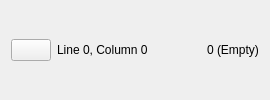
          <widget class="QWidget" name="tabEditSpec">
           <attribute name="icon">
            <iconset>
             <normaloff>../pix/16x16/Write.png</normaloff>../pix/16x16/Write.png</iconset>
           </attribute>
           <attribute name="title">
            <string/>
           </attribute>
           <layout class="QGridLayout" name="gridLayout_7">
            <item row="1" column="0">
             <layout class="QHBoxLayout" name="horizontalLayout_2">
              <item>
               <widget class="QPushButton" name="btnSaveSpecFile">
                <property name="text">
                 <string/>
                </property>
                <property name="icon">
                 <iconset>
                  <normaloff>../pix/16x16/Save.png</normaloff>../pix/16x16/Save.png</iconset>
                </property>
               </widget>
              </item>
              <item>
               <widget class="QLabel" name="lblRowCol">
                <property name="text">
                 <string>Line 0, Column 0</string>
                </property>
               </widget>
              </item>
              <item>
               <spacer name="horizontalSpacer_2">
                <property name="orientation">
                 <enum>Qt::Horizontal</enum>
                </property>
                <property name="sizeHint" stdset="0">
                 <size>
                  <width>40</width>
                  <height>20</height>
                 </size>
                </property>
               </spacer>
              </item>
              <item>
               <widget class="QLabel" name="lblModified">
                <property name="text">
                 <string/>
                </property>
               </widget>
              </item>
              <item>
               <widget class="QLabel" name="lblSize">
                <property name="text">
                 <string>0 (Empty)</string>
                </property>
               </widget>
              </item>
             </layout>
            </item>
            <item row="0" column="0">
             <layout class="QVBoxLayout" name="lytEditor"/>
            </item>
           </layout>
          </widget>
